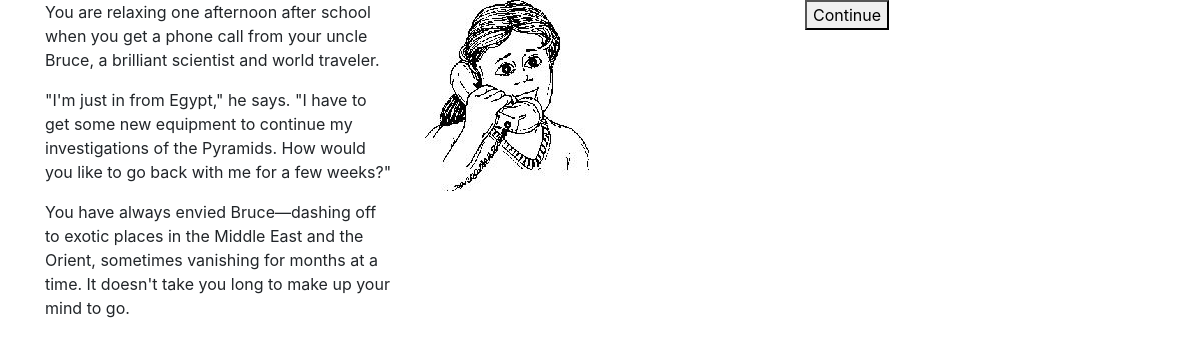
The app's page /story.php?chapter=1 with its own data.
### tables this page shows
CREATE TABLE `chapter` (
  `id` int(11) NOT NULL,
  `original_nr` int(11) DEFAULT NULL,
  `text` text,
  `is_end` tinyint(1) NOT NULL DEFAULT '0'
);

CREATE TABLE `illustration` (
  `id` int(11) NOT NULL,
  `chapter_id` int(11) DEFAULT NULL,
  `filename` varchar(127) DEFAULT NULL,
  `order` int(11) DEFAULT NULL
);

CREATE TABLE `choice` (
  `id` int(11) NOT NULL,
  `chapter_id` int(11) DEFAULT NULL,
  `text` text,
  `goto_id` int(11) DEFAULT NULL,
  `order` int(11) DEFAULT NULL
);

### db.php (called while the page is built, shortened)
<?php
class db
{
    protected static $host = 'localhost';
    protected static $username = 'root';
    protected static $password = 'rootroot';
    protected static $database = 'secretpyramid';
    protected static $pdo = null;
    public static function pdo()
        {
            if(static::$pdo === null)
            {
            try
                {
                    static::$pdo = new PDO(
                    'mysql:dbname='.static::$database.';host='.static::$host.';charset=utf8',
                    static::$username,
                    static::$password
                    );
                    static::$pdo->setAttribute(PDO::ATTR_ERRMODE, PDO::ERRMODE_EXCEPTION);
                    }
            catch (PDOException $e)
                {
                    echo 'Connection failed: ' . $e->getMessage();
                    }
            }
         return static::$pdo;
        }
    public static function query($sql, $substitutions = [])
        {
            $pdo = static::pdo();
            $statement = $pdo->prepare($sql);
            $outcome = $statement->execute($substitutions);
            return $statement;
        }
}

### story.php (the view, shortened to what this page needs)
<?php
require_once 'db.php';
$query1 ="
SELECT * FROM `chapter`
WHERE`chapter`.`id` = ?
";
$statement1= db::query($query1, [$_GET['chapter']]);
$data1 = $statement1->fetchAll();
$query2 = "
SELECT * FROM `chapter`
JOIN `choice`
ON `chapter`.`id`=`choice`.`chapter_id`
WHERE`chapter`.`id` = ?
";
$statement2= db::query($query2, [$_GET['chapter']]);
$data2 = $statement2->fetchAll();
$query3="
SELECT * FROM `chapter`
JOIN `illustration`
ON `chapter`.`id`=`illustration`.`chapter_id`
WHERE`chapter`.`id` = ?
";
$statement3= db::query($query3, [$_GET['chapter']]);
$data3 = $statement3->fetchAll();
?>
<!DOCTYPE html>
<html lang="en">
<head>
    <link rel="stylesheet" href="https://maxcdn.bootstrapcdn.com/bootstrap/4.0.0-beta.2/css/bootstrap.min.css">
</head>
<body>
<div class="container">
<div class="row">
<div class="col chapter-text">
    <?php  echo $data1[0][2]; ?>
</div>
<div class="col illustration">
    <?php    echo '<img src="img/'.$data3[0]['filename'].'"  alt="">';    ?>
</div>
<div class="col chapter-choice">
<form action="story.php" method="GET">
<?php foreach($data2 as $x => $x_value) : ?>
<button type="submit" name="chapter" value="<?php echo $data2[$x]['goto_id'] ?> "><?php echo $data2[$x]['text']?></button>
<?php endforeach ?>
</form>
</div>
</div>
</div>
</body>
</html>

### records on screen
chapter: text "You are relaxing one afternoon after school when you get a phone call from your uncle Bruce, a brilliant scientist and world traveler. \"I'm just in from Egypt,\" he says. \"I have to get some new equipment to continue my investigations of the Pyramids. How would you like to go back with me for a few weeks?\" You have always envied Bruce—dashing off to exotic places in the Middle East and the Orient, sometimes vanishing for months at a time. It doesn't take you long to make up your mind to go."
illustration: filename (picture)
choice: $data2[$x]['goto_id'] 2 (drawn), text "Continue"
